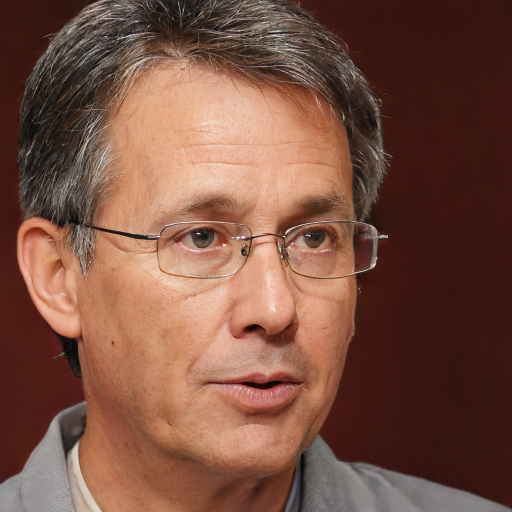
#> input picture phenoscore/sample_data/control_1.png, 1024 x 1024 px (shown at 1/2 size)
$ python -i gen_tables_and_figs.py   (imports and definitions only)
#> lines starting #> are read from the running program, lines starting #| are printed output that depends on the picture; after the words box and inside, x2 and y2 are one past the last pixel; in counts of white or black regions, pixels touching at a corner belong together
from typing import List, Tuple

import pandas as pd
import numpy as np
import matplotlib.pyplot as plt
import matplotlib.cm as cm
import matplotlib as matplotlib
from PIL import Image, ImageDraw
# Table and figure module with all corresponding functions


# [26 lines left out: function color_map_color, not called in this run]


def add_corners(im, fill_value=None, w=224, h=224):
    """
    Add rounded edges to rectangular figure, purely for aesthetic reasons

    Parameters
    ----------
    im: numpy array
        Image to add rounded edges to
    fill_value:
        Filling for edges
    w: float
        width of image
    h: float
        height of image

    Returns
    -------
    im: numpy array
        Image with rounded edges
    """
    rad = int(w/4.5)
    circle = Image.new('L', (rad * 2, rad * 2), 0)
    draw = ImageDraw.Draw(circle)
    draw.ellipse((0, 0, rad * 2, rad * 2), fill=255)
    alpha = Image.new('L', (w, h), 255)
    alpha.paste(circle.crop((0, 0, rad, rad)), (0, 0))
    alpha.paste(circle.crop((0, rad, rad, rad * 2)), (0, h - rad))
    alpha.paste(circle.crop((rad, 0, rad * 2, rad)), (w - rad, 0))
    alpha.paste(circle.crop((rad, rad, rad * 2, rad * 2)), (w - rad, h - rad))
    alpha = np.array(alpha)
    if im.ndim == 3:
        im[:, :, 0][alpha == 0] = 1
        im[:, :, 1][alpha == 0] = 1
        im[:, :, 2][alpha == 0] = 1
    else:
        im[alpha == 0] = fill_value
    return im


# [105 lines left out: functions get_top_hpo, get_heatmap_from_multiple, not called in this run]

>>> import cv2
>>> picture = cv2.imread('../sample_data/control_1.png', cv2.IMREAD_GRAYSCALE)
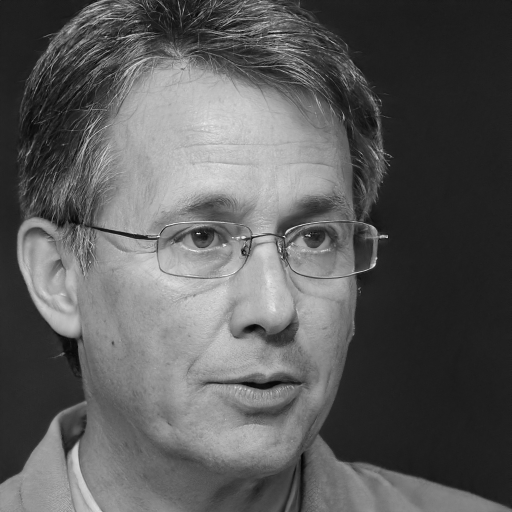
#> picture: shape (1024, 1024) (shown at 1/2 size); min 0, max 255, mean 91.1
>>> result = add_corners(picture)
#> in add_corners, `circle = Image.new('L', (rad * 2, rad * 2), 0)`: circle: PIL image 98x98 L; every value is 0
#> in add_corners, `alpha = Image.new('L', (w, h), 255)`: alpha: PIL image 224x224 L; every value is 255
#> in add_corners, `alpha.paste(circle.crop((0, 0, rad, rad)), (0, 0))`:
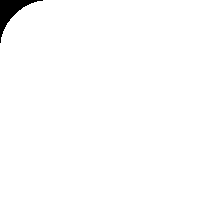
#> alpha: PIL image 224x224 L; 98.9% white; 1 black region, box (x1, y1, x2, y2) and area: (0, 0, 43, 43) 529
#> in add_corners, `alpha.paste(circle.crop((0, 0, rad, rad)), (0, 0))`:
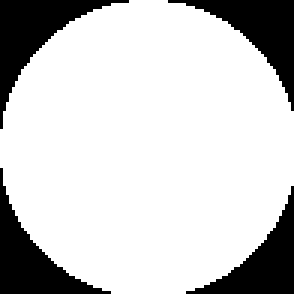
#> circle: PIL image 98x98 L (shown 3 times larger); 79.7% white; 4 black regions, box (x1, y1, x2, y2) and area: (0, 0, 43, 43) 529, (56, 0, 98, 37) 486, (0, 56, 37, 98) 486, (62, 62, 98, 98) 444
#> in add_corners, `alpha.paste(circle.crop((0, rad, rad, rad * 2)), (0, h - rad))`:
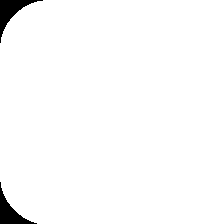
#> alpha: PIL image 224x224 L; 98% white; 2 black regions, box (x1, y1, x2, y2) and area: (0, 0, 43, 43) 529, (0, 182, 37, 224) 486
#> in add_corners, `alpha.paste(circle.crop((rad, 0, rad * 2, rad)), (w - rad, 0))`:
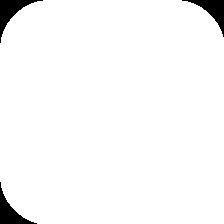
#> alpha: PIL image 224x224 L; 97% white; 3 black regions, box (x1, y1, x2, y2) and area: (0, 0, 43, 43) 529, (182, 0, 224, 37) 486, (0, 182, 37, 224) 486
#> in add_corners, `alpha.paste(circle.crop((rad, rad, rad * 2, rad * 2)), (w - rad, h - r..`:
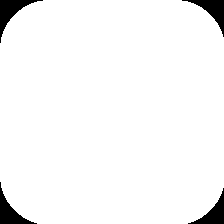
#> alpha: PIL image 224x224 L; 96.1% white; 4 black regions, box (x1, y1, x2, y2) and area: (0, 0, 43, 43) 529, (182, 0, 224, 37) 486, (0, 182, 37, 224) 486, (188, 188, 224, 224) 444
#> (the run stopped early here; a loop or call above may not have finished)

$ run again, on phenoscore/sample_data/control_10.png
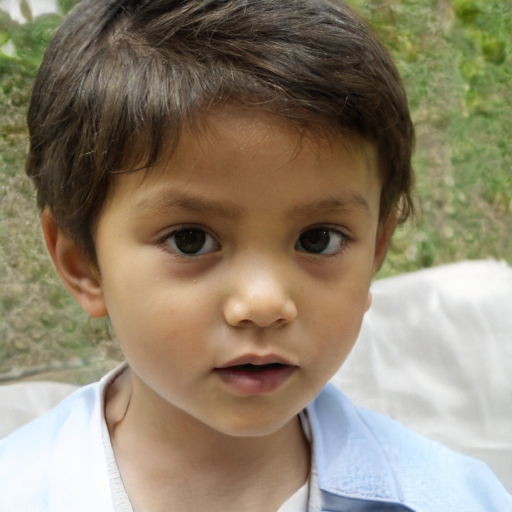
#> input picture phenoscore/sample_data/control_10.png, 1024 x 1024 px (shown at 1/2 size)
#> `picture = cv2.imread('../sample_data/control_1.png', cv2.IMREAD_GRAYSC..`:
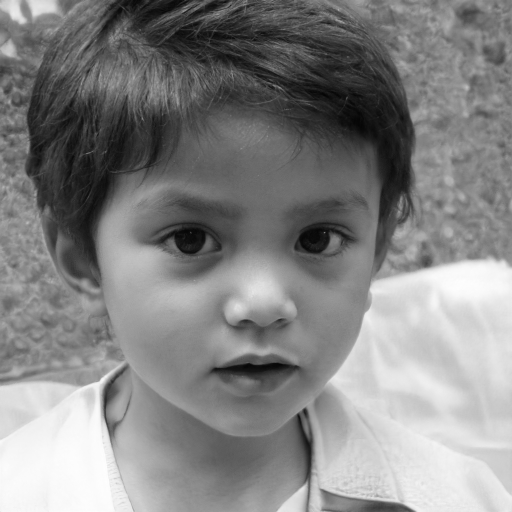
#> picture: shape (1024, 1024) (shown at 1/2 size); min 2, max 255, mean 132.2

$ run again, on phenoscore/sample_data/control_2.png
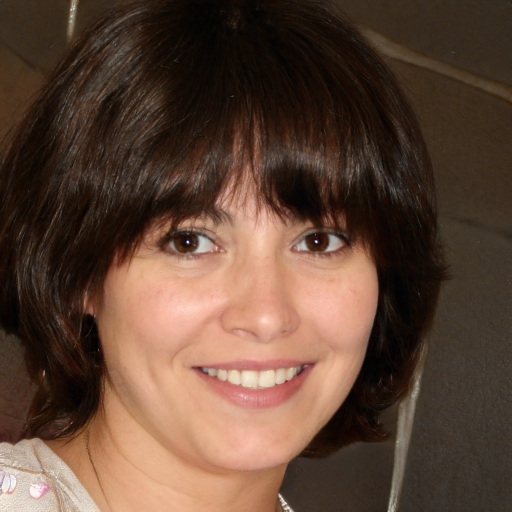
#> input picture phenoscore/sample_data/control_2.png, 1024 x 1024 px (shown at 1/2 size)
#> `picture = cv2.imread('../sample_data/control_1.png', cv2.IMREAD_GRAYSC..`:
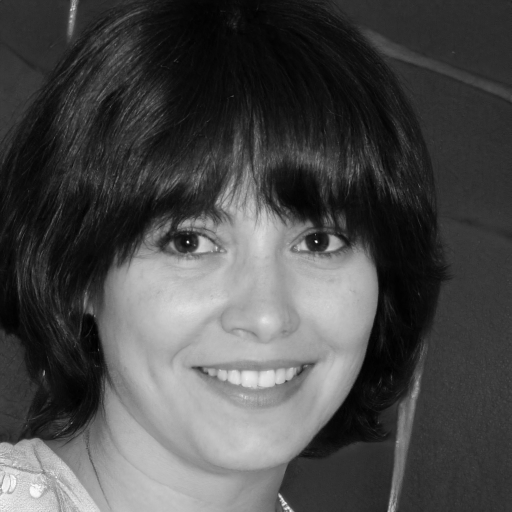
#> picture: shape (1024, 1024) (shown at 1/2 size); min 0, max 255, mean 74.5

$ run again, on phenoscore/sample_data/control_3.png
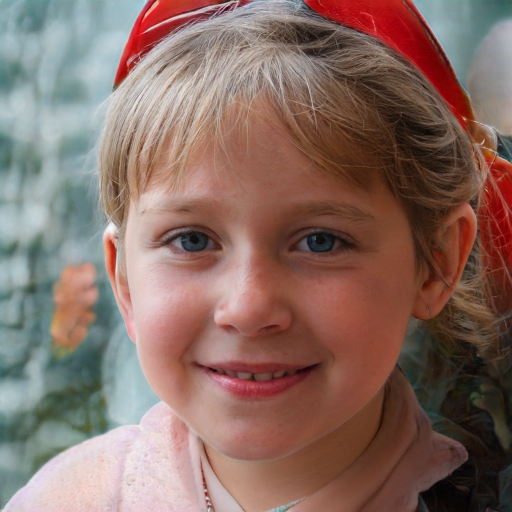
#> input picture phenoscore/sample_data/control_3.png, 1024 x 1024 px (shown at 1/2 size)
#> `picture = cv2.imread('../sample_data/control_1.png', cv2.IMREAD_GRAYSC..`:
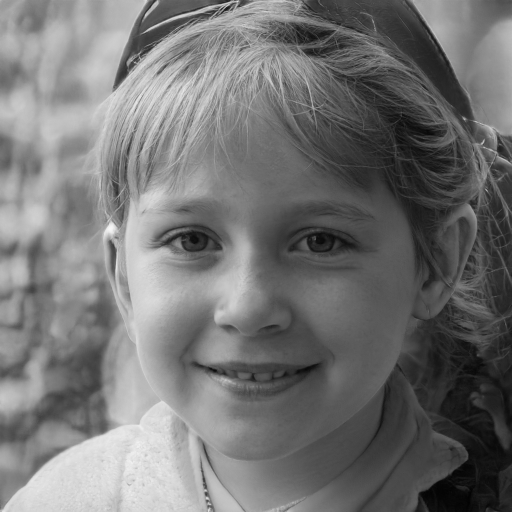
#> picture: shape (1024, 1024) (shown at 1/2 size); min 1, max 247, mean 115.5
